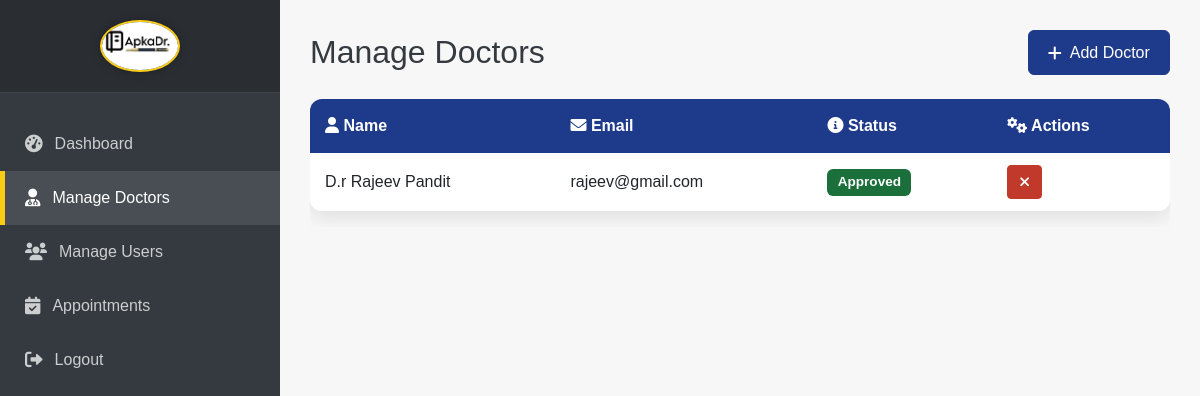
/manage_doctors (signed in), run on the app's committed database.
### backend/models.py (models this page shows, shortened)
class Doctor(db.Model):
    id = db.Column(db.Integer, primary_key=True)
    full_name = db.Column(db.String(100), nullable=False)
    email = db.Column(db.String(100), unique=True, nullable=False)
    phone = db.Column(db.String(20), nullable=False)
    specialty = db.Column(db.String(100), nullable=False)
    password = db.Column(db.String(200), nullable=False)   # Hashed
    status = db.Column(db.String(20), nullable=False, default='pending')     # 'pending' or 'approved'
    photo = db.Column(db.String(200))     # Path to uploaded photo
    age = db.Column(db.Integer(), nullable=True)     # Added age field
    address = db.Column(db.String(200), nullable=True) # Added address field
    available_from = db.Column(db.String(5), nullable=True)
    available_to = db.Column(db.String(5), nullable=True)
    morning_slot = db.Column(db.String(50), nullable=True) # Store full slot description
    afternoon_slot = db.Column(db.String(50), nullable=True) # Store full slot description
    evening_slot = db.Column(db.String(50), nullable=True) # Store full slot description
    appointments = db.relationship('Appointment', backref='doctor', lazy=True, primaryjoin="Doctor.id == Appointment.doctor_id")

### backend/controllers.py (the view)
@app.route("/manage_doctors")
def manage_doctors():
    if session.get("user_type") != "admin":
        flash("Unauthorized access", "danger")
        return redirect(url_for("login_page"))
    doctors = Doctor.query.all()
    return render_template("admin/manage_doctors.html", doctors=doctors)

### templates/admin/manage_doctors.html (shortened to what this page needs)
<!DOCTYPE html>
<html lang="en">
<head>
    <link href="https://cdn.jsdelivr.net/npm/bootstrap@5.3.0/dist/css/bootstrap.min.css" rel="stylesheet">
    <link rel="stylesheet" href="https://cdnjs.cloudflare.com/ajax/libs/font-awesome/6.0.0-beta3/css/all.min.css">
</head>
<body>
    <div class="d-flex">
        <nav class="sidebar vh-100 d-none d-lg-block">
            <div class="logo-container">
                <img src="/static/images/apkadr.logo.jpg" alt="ApkaDr. Logo" class="img-fluid rounded-circle">
            </div>
            <ul class="nav flex-column mt-4">
                <li class="nav-item">
                    <a class="nav-link" href="{{ url_for('admin_dashboard') }}"><i class="fas fa-tachometer-alt"></i> Dashboard</a>
                </li>
                <li class="nav-item">
                    <a class="nav-link active" href="{{ url_for('manage_doctors') }}"><i class="fas fa-user-md"></i> Manage Doctors</a>
                </li>
                <li class="nav-item">
                    <a class="nav-link" href="{{ url_for('manage_users') }}"><i class="fas fa-users"></i> Manage Users</a>
                </li>
                <li class="nav-item">
                    <a class="nav-link" href="{{ url_for('appointments') }}"><i class="fas fa-calendar-check"></i> Appointments</a>
                </li>
                <li class="nav-item">
                    <a class="nav-link" href="{{ url_for('logout') }}"><i class="fas fa-sign-out-alt"></i> Logout</a>
                </li>
            </ul>
        </nav>
        <main class="main-content w-100">
            <div class="d-flex justify-content-between align-items-center mb-4 mt-lg-0">
                <h2 class="header-admin-dashboard mb-0 d-none d-lg-block">Manage Doctors</h2>
                <a href="{{ url_for('add_doctor') }}" class="btn btn-add-doctor d-flex align-items-center">
                    <i class="fas fa-plus me-2"></i> Add Doctor
                </a>
            </div>
            <div class="table-responsive-custom mt-4">
                <table class="table table-hover">
                    <thead>
                        <tr>
                            <th><i class="fas fa-user"></i> Name</th>
                            <th><i class="fas fa-envelope"></i> Email</th>
                            <th><i class="fas fa-info-circle"></i> Status</th>
                            <th><i class="fas fa-cogs"></i> Actions</th>
                        </tr>
                    </thead>
                    <tbody>
                        {% for doctor in doctors %}
                        <tr>
                            <td>{{ doctor.full_name }}</td>
                            <td>{{ doctor.email }}</td>
                            <td>
                                {% if doctor.status == 'approved' %}
                                    <span class="badge bg-success">Approved</span>
                                {% elif doctor.status == 'rejected' %}
                                    <span class="badge bg-danger">Rejected</span>
                                {% else %}
                                    <span class="badge bg-warning text-dark">Pending</span>
                                {% endif %}
                            </td>
                            <td>
                                {% if doctor.status != 'rejected' %}
                                    <a href="{{ url_for('reject_doctor', doctor_id=doctor.id) }}" class="btn btn-danger btn-sm" title="Reject"><i class="fas fa-times"></i></a>
                                {% endif %}
                            </td>
                        </tr>
                        {% else %}
                        <tr>
                            <td colspan="4" class="text-center py-4 text-muted">No doctors found.</td>
                        </tr>
                        {% endfor %}
                    </tbody>
                </table>
            </div>
        </main>
    </div>
</body>
</html>

### templates/admin/manage_doctors.html (style rules this page uses)
:root { --apkadr-dark-blue: #1e3a8a; --apkadr-gold: #facc15; --apkadr-black: #343a40; --apkadr-light-gray: #f7f7f7; --apkadr-white: #ffffff; --primary-color: var(--apkadr-dark-blue); --secondary-color: #6c757d; --success-color: #1a6f3b; --danger-color: #c0392b; --warning-color: var(--apkadr-gold); --info-color: #2980b9; --dark-color: var(--apkadr-black); --light-color: var(--apkadr-light-gray); --white-color: var(--apkadr-white); }
body { font-family: 'Poppins', sans-serif; background-color: var(--light-color); color: var(--dark-color); }
.sidebar { width: 280px; background-color: var(--dark-color); color: var(--white-color); transition: all 0.3s ease; flex-shrink: 0; box-shadow: 2px 0 10px rgba(0, 0, 0, 0.1); }
.sidebar .nav-link { color: rgba(255, 255, 255, 0.75); padding: 15px 25px; transition: all 0.3s ease; display: flex; align-items: center; font-weight: 500; }
.sidebar .nav-link:hover, .sidebar .nav-link.active { background-color: rgba(255, 255, 255, 0.1); color: var(--white-color); border-left: 5px solid var(--apkadr-gold); padding-left: 20px; }
.sidebar .nav-link i { margin-right: 12px; font-size: 1.1rem; }
.sidebar .logo-container { padding: 20px; margin-bottom: 0; text-align: center; background-color: rgba(0, 0, 0, 0.2); border-bottom: 1px solid rgba(255, 255, 255, 0.1); }
.sidebar .logo-container img { max-height: 80px; width: 80px; object-fit: cover; border: 2px solid var(--apkadr-gold); box-shadow: 0 0 10px rgba(0, 0, 0, 0.3); }
.main-content { flex-grow: 1; padding: 30px; background-color: var(--light-color); }
.header-admin-dashboard { font-size: 2rem; text-align: left !important; margin-bottom: 2rem; color: var(--dark-color); }
.table { background-color: var(--white-color); border-radius: 12px; overflow: hidden; box-shadow: 0 6px 20px rgba(0, 0, 0, 0.1); }
.table thead th { background-color: var(--primary-color); color: var(--white-color); padding: 15px; border-bottom: none; font-weight: 600; vertical-align: middle; }
.table tbody td { padding: 12px 15px; vertical-align: middle; border-bottom: 1px solid #e9ecef; }
.table tbody tr:last-child td { border-bottom: none; }
.badge { padding: 0.5em 0.75em; font-size: 0.85em; font-weight: 600; border-radius: 0.375rem; }
.badge.bg-success { background-color: var(--success-color) !important; }
.btn-danger { background-color: var(--danger-color); border-color: var(--danger-color); }
.btn-sm { padding: 0.35rem 0.75rem; font-size: 0.875rem; }
.table-responsive-custom { display: block; width: 100%; overflow-x: auto; -webkit-overflow-scrolling: touch; }
.btn-add-doctor { background-color: var(--primary-color); border-color: var(--primary-color); color: var(--white-color); font-weight: 500; padding: 0.6rem 1.2rem; border-radius: 0.375rem; transition: all 0.3s ease; }

### data on the page
Doctor: full_name "D.r Rajeev Pandit", email "rajeev@gmail.com", status "Approved"
